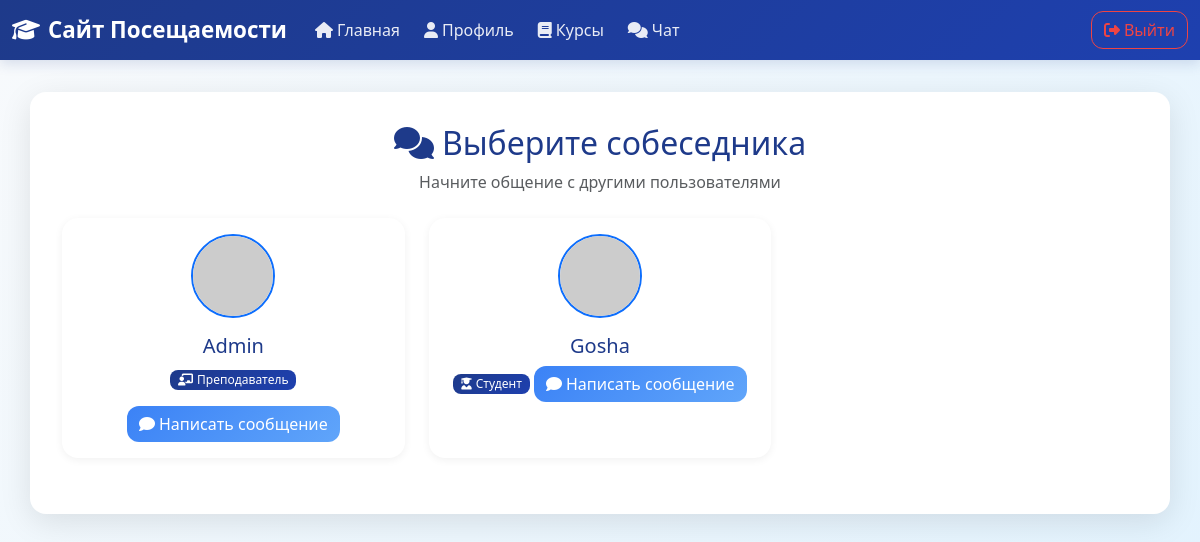
The page /chat (signed in) on the database its author committed.
### app/models.py (models this page shows, shortened)
class User(UserMixin, db.Model):
    id: so.Mapped[int] = so.mapped_column(primary_key=True)
    username: so.Mapped[str] = so.mapped_column(sa.String(64), index=True, unique=True)
    email: so.Mapped[str] = so.mapped_column(sa.String(120), index=True, unique=True)
    password_hash: so.Mapped[Optional[str]] = so.mapped_column(sa.String(256))
    role: so.Mapped[str] = so.mapped_column(sa.String(20), default='student')
    about_me: so.Mapped[Optional[str]] = so.mapped_column(sa.String(140))
    last_seen: so.Mapped[Optional[datetime]] = so.mapped_column(default=lambda: datetime.now(timezone.utc))
    sent_messages: so.Mapped[List['Message']] = so.relationship(
        'Message',
        foreign_keys='Message.sender_id',
        back_populates='sender'
    )
    received_messages: so.Mapped[List['Message']] = so.relationship(
        'Message',
        foreign_keys='Message.recipient_id',
        back_populates='recipient'
    )
    teaching_courses: so.Mapped[List['Course']] = so.relationship(
        secondary=teacher_course_association,
        back_populates='teachers',
        collection_class=list
    )
    enrolled_courses: so.Mapped[List['Course']] = so.relationship(
        secondary=student_course_association,
        back_populates='students',
        collection_class=list
    )
    attendance_records: so.WriteOnlyMapped['AttendanceRecord'] = so.relationship(
        back_populates='student',
        cascade="all, delete-orphan"
    )
    def avatar(self, size: int) -> str:
        digest = md5(self.email.lower().encode('utf-8')).hexdigest()
        return f'https://www.gravatar.com/avatar/{digest}?d=identicon&s={size}'

### app/routes.py (the view)
@app.route('/chat', methods=['GET'])
@login_required
def chat_list():
    users = db.session.execute(
        sa.select(User).where(User.id != current_user.id).order_by(User.username)
    ).scalars().all()
    return render_template('chat_list.html', users=users)

### app/models.py (called while the page is built)
@login.user_loader
def load_user(id: int) -> Optional[User]:
    return db.session.get(User, id)

### app/routes.py (called while the page is built)
@app.before_request
def before_request():
    if current_user.is_authenticated:
        current_user.last_seen = datetime.now(timezone.utc)
        db.session.commit()

### app/templates/chat_list.html
{% extends "base.html" %}
{% block content %}
    <div class="text-center mb-4">
        <h1 class="h2 text-primary">
            <i class="fas fa-comments me-2"></i>Выберите собеседника
        </h1>
        <p class="text-muted">Начните общение с другими пользователями</p>
    </div>
    {% if users %}
        <div class="row">
            {% for u in users %}
                <div class="col-md-6 col-lg-4 mb-4">
                    <div class="card border-0 shadow-sm h-100">
                        <div class="card-body text-center">
                            <div class="mb-3">
                                <img src="{{ u.avatar(64) }}" alt="Аватар" class="rounded-circle border border-2 border-primary">
                            </div>
                            <h5 class="card-title text-primary">{{ u.username }}</h5>
                            <span class="badge bg-primary mb-3">
                                {% if u.role == 'student' %}
                                    <i class="fas fa-user-graduate me-1"></i>Студент
                                {% else %}
                                    <i class="fas fa-chalkboard-teacher me-1"></i>Преподаватель
                                {% endif %}
                            </span>
                            <a href="{{ url_for('chat', recipient_id=u.id) }}" class="btn btn-primary">
                                <i class="fas fa-comment me-1"></i>Написать сообщение
                            </a>
                        </div>
                    </div>
                </div>
            {% endfor %}
        </div>
    {% else %}
        <div class="text-center py-5">
            <i class="fas fa-users fa-3x text-muted mb-3"></i>
            <p class="text-muted">Нет других пользователей.</p>
        </div>
    {% endif %}
{% endblock %}

### app/templates/base.html (style rules this page uses)
:root { --primary-blue: #1e3a8a; --secondary-blue: #3b82f6; --light-blue: #dbeafe; --accent-blue: #60a5fa; --dark-blue: #1e40af; }
body { background: linear-gradient(135deg, #f8fafc 0%, #e0f2fe 100%); min-height: 100vh; font-family: 'Segoe UI', Tahoma, Geneva, Verdana, sans-serif; }
h1, h2, h3 { color: var(--primary-blue); font-weight: 600; }
.card { border: none; border-radius: 16px; box-shadow: 0 4px 20px rgba(0, 0, 0, 0.08); transition: transform 0.3s ease, box-shadow 0.3s ease; }
.btn { border-radius: 12px; font-weight: 500; transition: all 0.3s ease; }
.btn-primary { background: linear-gradient(135deg, var(--secondary-blue) 0%, var(--accent-blue) 100%); border: none; }
.badge { border-radius: 8px; font-weight: 500; }
.text-primary { color: var(--primary-blue) !important; }
.bg-primary { background: linear-gradient(135deg, var(--primary-blue) 0%, var(--dark-blue) 100%) !important; }
.fas, .far, .fab { transition: transform 0.3s ease; }
.shadow-sm { box-shadow: 0 2px 8px rgba(0, 0, 0, 0.06) !important; }

### rows shown on the page
User: username "Admin", role "teacher" (drawn)
User: username "Gosha", role "student" (drawn)
